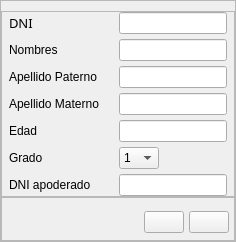
                            <widget class="QWidget" name="page_update_alu">
                             <layout class="QVBoxLayout" name="verticalLayout_12">
                              <property name="spacing">
                               <number>0</number>
                              </property>
                              <property name="leftMargin">
                               <number>0</number>
                              </property>
                              <property name="topMargin">
                               <number>0</number>
                              </property>
                              <property name="rightMargin">
                               <number>0</number>
                              </property>
                              <property name="bottomMargin">
                               <number>0</number>
                              </property>
                              <item>
                               <widget class="QFrame" name="frame_update_alu_box">
                                <property name="sizePolicy">
                                 <sizepolicy hsizetype="Preferred" vsizetype="Expanding">
                                  <horstretch>0</horstretch>
                                  <verstretch>0</verstretch>
                                 </sizepolicy>
                                </property>
                                <property name="frameShape">
                                 <enum>QFrame::StyledPanel</enum>
                                </property>
                                <property name="frameShadow">
                                 <enum>QFrame::Raised</enum>
                                </property>
                                <layout class="QVBoxLayout" name="verticalLayout_10">
                                 <property name="spacing">
                                  <number>0</number>
                                 </property>
                                 <property name="leftMargin">
                                  <number>0</number>
                                 </property>
                                 <property name="topMargin">
                                  <number>10</number>
                                 </property>
                                 <property name="rightMargin">
                                  <number>0</number>
                                 </property>
                                 <property name="bottomMargin">
                                  <number>0</number>
                                 </property>
                                 <item>
                                  <widget class="QFrame" name="frame_update_alu_action">
                                   <property name="sizePolicy">
                                    <sizepolicy hsizetype="Preferred" vsizetype="Preferred">
                                     <horstretch>0</horstretch>
                                     <verstretch>0</verstretch>
                                    </sizepolicy>
                                   </property>
                                   <property name="styleSheet">
                                    <string notr="true"/>
                                   </property>
                                   <property name="frameShape">
                                    <enum>QFrame::StyledPanel</enum>
                                   </property>
                                   <property name="frameShadow">
                                    <enum>QFrame::Raised</enum>
                                   </property>
                                   <layout class="QGridLayout" name="gridLayout_7">
                                    <property name="leftMargin">
                                     <number>7</number>
                                    </property>
                                    <property name="topMargin">
                                     <number>0</number>
                                    </property>
                                    <property name="rightMargin">
                                     <number>7</number>
                                    </property>
                                    <property name="bottomMargin">
                                     <number>0</number>
                                    </property>
                                    <property name="horizontalSpacing">
                                     <number>20</number>
                                    </property>
                                    <property name="verticalSpacing">
                                     <number>5</number>
                                    </property>
                                    <item row="2" column="1">
                                     <widget class="QLineEdit" name="le_apellidoP_alu_update">
                                      <property name="styleSheet">
                                       <string notr="true"/>
                                      </property>
                                      <property name="text">
                                       <string/>
                                      </property>
                                     </widget>
                                    </item>
                                    <item row="3" column="0">
                                     <widget class="QLabel" name="label_43">
                                      <property name="text">
                                       <string>Apellido Materno</string>
                                      </property>
                                     </widget>
                                    </item>
                                    <item row="1" column="0">
                                     <widget class="QLabel" name="lb_nombrei_alu_update">
                                      <property name="text">
                                       <string>Nombres</string>
                                      </property>
                                     </widget>
                                    </item>
                                    <item row="0" column="1">
                                     <widget class="QLineEdit" name="le_dni_alu_update">
                                      <property name="text">
                                       <string/>
                                      </property>
                                      <property name="maxLength">
                                       <number>8</number>
                                      </property>
                                      <property name="echoMode">
                                       <enum>QLineEdit::Normal</enum>
                                      </property>
                                     </widget>
                                    </item>
                                    <item row="6" column="0">
                                     <widget class="QLabel" name="label_10">
                                      <property name="text">
                                       <string>DNI apoderado</string>
                                      </property>
                                     </widget>
                                    </item>
                                    <item row="1" column="1">
                                     <widget class="QLineEdit" name="le_nombre_alu_update">
                                      <property name="text">
                                       <string/>
                                      </property>
                                     </widget>
                                    </item>
                                    <item row="4" column="1">
                                     <widget class="QLineEdit" name="le_edad_alu_update"/>
                                    </item>
                                    <item row="3" column="1">
                                     <widget class="QLineEdit" name="le_apellidoM_alu_update">
                                      <property name="styleSheet">
                                       <string notr="true"/>
                                      </property>
                                      <property name="text">
                                       <string/>
                                      </property>
                                     </widget>
                                    </item>
                                    <item row="0" column="0">
                                     <widget class="QLabel" name="lb_dni_alu_update">
                                      <property name="font">
                                       <font>
                                        <family>Montserrat</family>
                                        <pointsize>10</pointsize>
                                        <italic>false</italic>
                                        <bold>false</bold>
                                       </font>
                                      </property>
                                      <property name="text">
                                       <string>DNI</string>
                                      </property>
                                     </widget>
                                    </item>
                                    <item row="4" column="0">
                                     <widget class="QLabel" name="label_9">
                                      <property name="text">
                                       <string>Edad</string>
                                      </property>
                                     </widget>
                                    </item>
                                    <item row="5" column="0">
                                     <widget class="QLabel" name="label_47">
                                      <property name="text">
                                       <string>Grado</string>
                                      </property>
                                     </widget>
                                    </item>
                                    <item row="2" column="0">
                                     <widget class="QLabel" name="label_56">
                                      <property name="text">
                                       <string>Apellido Paterno</string>
                                      </property>
                                     </widget>
                                    </item>
                                    <item row="5" column="1">
                                     <widget class="QComboBox" name="cb_num_grad2_update">
                                      <property name="maximumSize">
                                       <size>
                                        <width>40</width>
                                        <height>16777215</height>
                                       </size>
                                      </property>
                                      <property name="styleSheet">
                                       <string notr="true"/>
                                      </property>
                                      <item>
                                       <property name="text">
                                        <string>1</string>
                                       </property>
                                      </item>
                                      <item>
                                       <property name="text">
                                        <string>2</string>
                                       </property>
                                      </item>
                                      <item>
                                       <property name="text">
                                        <string>3</string>
                                       </property>
                                      </item>
                                      <item>
                                       <property name="text">
                                        <string>4</string>
                                       </property>
                                      </item>
                                      <item>
                                       <property name="text">
                                        <string>5</string>
                                       </property>
                                      </item>
                                      <item>
                                       <property name="text">
                                        <string>6</string>
                                       </property>
                                      </item>
                                     </widget>
                                    </item>
                                    <item row="6" column="1">
                                     <widget class="QLineEdit" name="le_dni_apo_update">
                                      <property name="styleSheet">
                                       <string notr="true"/>
                                      </property>
                                      <property name="text">
                                       <string/>
                                      </property>
                                      <property name="maxLength">
                                       <number>8</number>
                                      </property>
                                     </widget>
                                    </item>
                                   </layout>
                                  </widget>
                                 </item>
                                 <item>
                                  <widget class="QFrame" name="frame_update_alu_tools">
                                   <property name="sizePolicy">
                                    <sizepolicy hsizetype="Preferred" vsizetype="Fixed">
                                     <horstretch>0</horstretch>
                                     <verstretch>0</verstretch>
                                    </sizepolicy>
                                   </property>
                                   <property name="maximumSize">
                                    <size>
                                     <width>16777215</width>
                                     <height>16777215</height>
                                    </size>
                                   </property>
                                   <property name="frameShape">
                                    <enum>QFrame::StyledPanel</enum>
                                   </property>
                                   <property name="frameShadow">
                                    <enum>QFrame::Raised</enum>
                                   </property>
                                   <layout class="QHBoxLayout" name="horizontalLayout_9">
                                    <property name="spacing">
                                     <number>5</number>
                                    </property>
                                    <property name="leftMargin">
                                     <number>0</number>
                                    </property>
                                    <property name="topMargin">
                                     <number>13</number>
                                    </property>
                                    <property name="rightMargin">
                                     <number>5</number>
                                    </property>
                                    <property name="bottomMargin">
                                     <number>7</number>
                                    </property>
                                    <item>
                                     <spacer name="horizontalSpacer_4">
                                      <property name="orientation">
                                       <enum>Qt::Horizontal</enum>
                                      </property>
                                      <property name="sizeHint" stdset="0">
                                       <size>
                                        <width>40</width>
                                        <height>20</height>
                                       </size>
                                      </property>
                                     </spacer>
                                    </item>
                                    <item>
                                     <widget class="QPushButton" name="bt_alu_x_update">
                                      <property name="text">
                                       <string/>
                                      </property>
                                      <property name="icon">
                                       <iconset resource="icon.qrc">
                                        <normaloff>:/img/icon_light/x.svg</normaloff>:/img/icon_light/x.svg</iconset>
                                      </property>
                                      <property name="iconSize">
                                       <size>
                                        <width>24</width>
                                        <height>27</height>
                                       </size>
                                      </property>
                                     </widget>
                                    </item>
                                    <item>
                                     <widget class="QPushButton" name="bt_alu_check_update">
                                      <property name="text">
                                       <string/>
                                      </property>
                                      <property name="icon">
                                       <iconset resource="icon.qrc">
                                        <normaloff>:/img/icon_light/check.svg</normaloff>:/img/icon_light/check.svg</iconset>
                                      </property>
                                      <property name="iconSize">
                                       <size>
                                        <width>24</width>
                                        <height>27</height>
                                       </size>
                                      </property>
                                     </widget>
                                    </item>
                                   </layout>
                                  </widget>
                                 </item>
                                </layout>
                               </widget>
                              </item>
                             </layout>
                            </widget>
